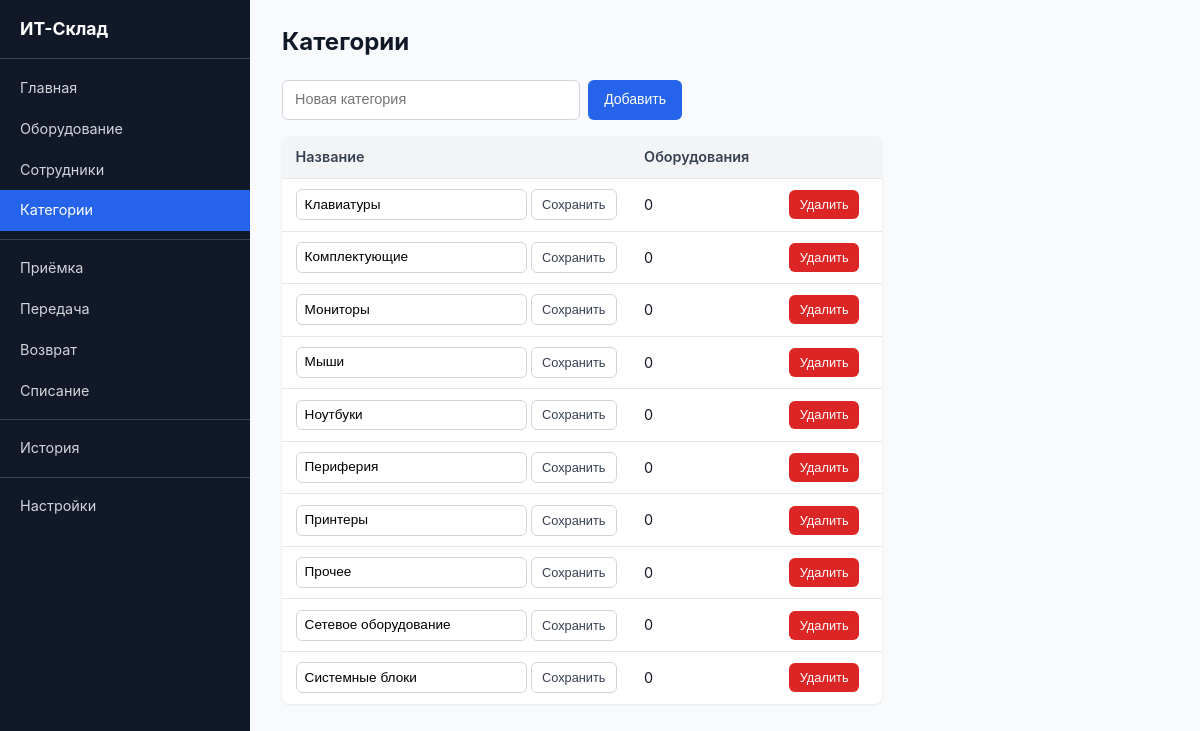
The page /categories on the database its author committed.
### models.py (models this page shows)
class Category(db.Model):
    __tablename__ = 'categories'
    id = db.Column(db.Integer, primary_key=True)
    name = db.Column(db.String(100), nullable=False, unique=True)

### app.py (the view, shortened to what this page needs)
@app.route('/categories', methods=['GET', 'POST'])
def category_list():
    categories = Category.query.order_by(Category.name).all()
    return render_template('category_list.html', categories=categories)

### app.py (called while the page is built)
def _decode_header(value):
    if not value:
        return ''
    try:
        return value.encode('latin-1').decode('utf-8')
    except (UnicodeDecodeError, UnicodeEncodeError):
        return value

@app.before_request
def load_remote_user():
    g.remote_user = _decode_header(request.headers.get('X-Remote-User', ''))
    g.remote_name = _decode_header(request.headers.get('X-Remote-Name', ''))
    g.current_employee = None
    if g.remote_name:
        g.current_employee = Employee.query.filter_by(
            full_name=g.remote_name, is_active=True
        ).first()

@app.context_processor
def inject_remote_user():
    emp = getattr(g, 'current_employee', None)
    return dict(
        remote_user=getattr(g, 'remote_user', ''),
        remote_name=getattr(g, 'remote_name', ''),
        current_employee=emp,
    )

### templates/category_list.html (shortened to what this page needs)
{% extends "base.html" %}
{% block content %}
<div class="page-header">
    <h1>Категории</h1>
</div>
<form method="post" style="display:flex;gap:.5rem;margin-bottom:1rem;max-width:400px">
    <input type="text" name="name" class="form-control" placeholder="Новая категория" required>
    <button type="submit" class="btn btn-primary" style="white-space:nowrap">Добавить</button>
</form>
<table style="max-width:600px">
    <thead>
        <tr>
            <th>Название</th>
            <th>Оборудования</th>
            <th></th>
        </tr>
    </thead>
    <tbody>
    {% for cat in categories %}
        <tr>
            <td>
                <form method="post" action="{{ url_for('category_edit', cat_id=cat.id) }}" style="display:flex;gap:.25rem" class="inline-edit-form">
                    <input type="text" name="name" class="form-control" value="{{ cat.name }}" required style="padding:.25rem .5rem;font-size:.85rem;min-width:200px">
                    <button type="submit" class="btn btn-outline btn-sm">Сохранить</button>
                </form>
            </td>
            <td>{{ cat.equipment|length }}</td>
            <td>
                {% if cat.equipment|length == 0 %}
                <form method="post" action="{{ url_for('category_delete', cat_id=cat.id) }}" style="display:inline" onsubmit="return confirm('Удалить категорию «{{ cat.name }}»?')">
                    <button type="submit" class="btn btn-danger btn-sm">Удалить</button>
                </form>
                {% else %}
                <span style="font-size:.8rem;color:var(--gray-500)" title="Нельзя удалить: есть привязанное оборудование">—</span>
                {% endif %}
            </td>
        </tr>
    {% endfor %}
    </tbody>
</table>
{% endblock %}

### templates/base.html (shortened to what this page needs)
<!DOCTYPE html>
<html lang="ru">
<head>
    <link rel="stylesheet" href="{{ url_for('static', filename='style.css') }}">
</head>
<body>
<nav class="sidebar no-print">
    <h2>ИТ-Склад</h2>
    <a href="{{ url_for('index') }}" {% if request.endpoint == 'index' %}class="active"{% endif %}>Главная</a>
    <a href="{{ url_for('equipment_list') }}" {% if request.endpoint in ('equipment_list','equipment_view') %}class="active"{% endif %}>Оборудование</a>
    <a href="{{ url_for('employee_list') }}" {% if request.endpoint == 'employee_list' %}class="active"{% endif %}>Сотрудники</a>
    <a href="{{ url_for('category_list') }}" {% if request.endpoint == 'category_list' %}class="active"{% endif %}>Категории</a>
    <div class="sep"></div>
    <a href="{{ url_for('receipt') }}" {% if request.endpoint == 'receipt' %}class="active"{% endif %}>Приёмка</a>
    <a href="{{ url_for('transfer') }}" {% if request.endpoint == 'transfer' %}class="active"{% endif %}>Передача</a>
    <a href="{{ url_for('return_equipment') }}" {% if request.endpoint == 'return_equipment' %}class="active"{% endif %}>Возврат</a>
    <a href="{{ url_for('write_off') }}" {% if request.endpoint == 'write_off' %}class="active"{% endif %}>Списание</a>
    <div class="sep"></div>
    <a href="{{ url_for('history') }}" {% if request.endpoint == 'history' %}class="active"{% endif %}>История</a>
    <div class="sep"></div>
    <a href="{{ url_for('settings') }}" {% if request.endpoint == 'settings' %}class="active"{% endif %}>Настройки</a>
</nav>
<div class="main">
    {% block content %}{% endblock %}
</div>
</body>
</html>

### static/style.css (style rules this page uses)
:root { --primary: #2563eb; --primary-dark: #1d4ed8; --success: #16a34a; --warning: #d97706; --danger: #dc2626; --gray-50: #f9fafb; --gray-100: #f3f4f6; --gray-200: #e5e7eb; --gray-300: #d1d5db; --gray-500: #6b7280; --gray-700: #374151; --gray-900: #111827; }
* { box-sizing: border-box; margin: 0; padding: 0; }
body { font-family: -apple-system, BlinkMacSystemFont, "Segoe UI", Roboto, sans-serif; background: var(--gray-50); color: var(--gray-900); line-height: 1.5; }
.sidebar { position: fixed; top: 0; left: 0; bottom: 0; width: 250px; background: var(--gray-900); color: #fff; padding: 1rem 0; overflow-y: auto; z-index: 100; }
.sidebar h2 { padding: 0 1.25rem 1rem; font-size: 1.1rem; border-bottom: 1px solid var(--gray-700); margin-bottom: .5rem; }
.sidebar a { display: block; padding: .6rem 1.25rem; color: var(--gray-300); text-decoration: none; font-size: .9rem; transition: .15s; }
.sidebar a:hover, .sidebar a.active { background: var(--primary); color: #fff; }
.sidebar .sep { border-top: 1px solid var(--gray-700); margin: .5rem 0; }
.main { margin-left: 250px; padding: 1.5rem 2rem; min-height: 100vh; }
table { width: 100%; border-collapse: collapse; background: #fff; border-radius: .5rem; overflow: hidden; box-shadow: 0 1px 3px rgba(0,0,0,.08); }
th, td { padding: .65rem .85rem; text-align: left; border-bottom: 1px solid var(--gray-200); font-size: .9rem; }
th { background: var(--gray-100); font-weight: 600; color: var(--gray-700); white-space: nowrap; }
tr:last-child td { border-bottom: none; }
.btn { display: inline-block; padding: .5rem 1rem; border: none; border-radius: .375rem; font-size: .875rem; font-weight: 500; cursor: pointer; text-decoration: none; transition: .15s; line-height: 1.5; }
.btn-primary { background: var(--primary); color: #fff; }
.btn-danger { background: var(--danger); color: #fff; }
.btn-outline { background: #fff; border: 1px solid var(--gray-300); color: var(--gray-700); }
.btn-sm { padding: .3rem .65rem; font-size: .8rem; }
.form-control { width: 100%; padding: .5rem .75rem; border: 1px solid var(--gray-300); border-radius: .375rem; font-size: .9rem; line-height: 1.5; }
.page-header { display: flex; justify-content: space-between; align-items: center; margin-bottom: 1.25rem; }
.page-header h1 { font-size: 1.5rem; }

### rows shown on the page
Category: name "Клавиатуры", equipment|length "0"
Category: name "Комплектующие", equipment|length "0"
Category: name "Мониторы", equipment|length "0"
Category: name "Мыши", equipment|length "0"
Category: name "Ноутбуки", equipment|length "0"
Category: name "Периферия", equipment|length "0"
Category: name "Принтеры", equipment|length "0"
Category: name "Прочее", equipment|length "0"
Category: name "Сетевое оборудование", equipment|length "0"
Category: name "Системные блоки", equipment|length "0"
